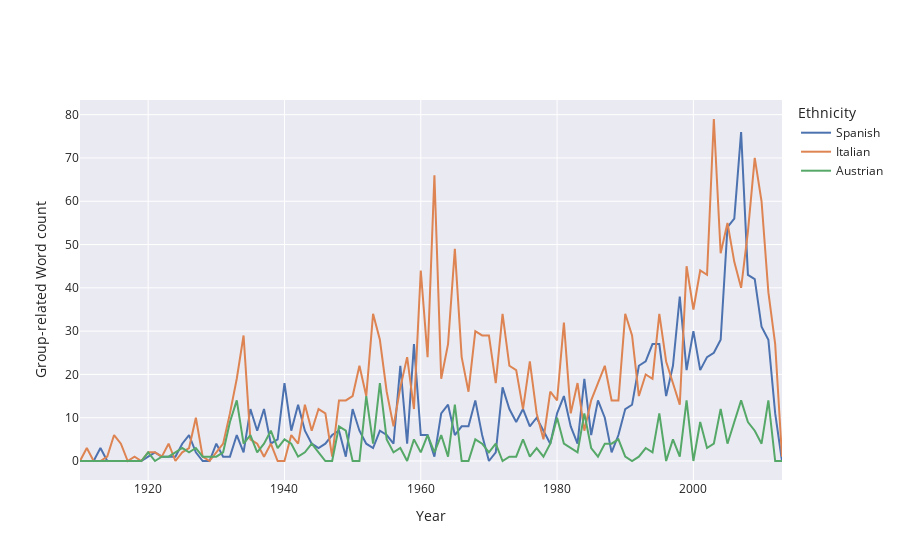

The notebook cell saved with this chart:
### Markdown cell above
In the dynamic history of the cinematic industry, the examination of demographic groups representation and their evolution over time serves as a crucial lens through which we can unravel the complex narratives surrounding different historical world event. **In this part we want to explore how well the historical landscape is reflected through the cinematographic representation of nationnalities**. In particular, since the film industry first developed in the western world and our datasets are biased, we are going to look at the data through the lens of American history, with WWI, WWII, the Cold War, the Vietnam War, the Gulf War, and the begining of the War in Afghanistan.

To do this, we first need to define how representation of a certain nationnality is measured. For that, we chose to count the number of occurence of **Adjectives** descrining these demographic groups as well as related **Proper Nouns** in the summaries with respect to the movies's release year.
> With the help of chat GPT, we created lists of **Adjectives** and **Proper Nouns** related to groups of interest, which we completed by hand (EG : ["french", "france", "paris", "lyon", "marseille", "alsace", "provence", "normandy", "verdun", "vichy"] for french representation).
>
> We also did prior lemmatization and part of speech analysis to isolate the **Adjectives** and **Proper Nouns** and optimise the speed of search.

### Code cell
ethnicities=['Spanish','Italian','Austrian']
fig = plot_occurrences(all_counts_by_period, ethnicities)

fig.show()

#fig_json = fig.to_json()

#with open('figures/ethnicity-representation0.json', 'w') as json_file:
#   json.dump(json.loads(fig_json), json_file, indent=4)

### Figure 1 — Plotly figure (JSON) as saved in the notebook; plotly's stock layout.template omitted (floating-point values rounded to 4 significant figures; data arrays with more than 128 entries replaced by an {"elided": "..."} marker saying what was removed)
{"data": [{"mode": "lines", "name": "Spanish", "type": "scatter", "x": {"elided": "312 int values"}, "y": [0, 0, 0, 3, 0, 0, 0, 0, 0, 0, 1, 2, 1, 1, 1, 4, 6, 2, 0, 0, 4, 1, 1, 6, 2, 12, 7, 12, 4, 5, 18, 7, 13, 7, 4, 3, 4, 6, 7, 1, 12, 7, 4, 3, 7, 6, 4, 22, 4, 27, 6, 6, 1, 11, 13, 6, 8, 8, 14, 6, 0, 2, 17, 12, 9, 12, 8, 10, 7, 4, 11, 15, 8, 4, 19, 6, 14, 10, 2, 6, 12, 13, 22, 23, 27, 27, 15, 22, 38, 21, 30, 21, 24, 25, 28, 54, 56, 76, 43, 42, 31, 28, 11, 0]}, {"mode": "lines", "name": "Italian", "type": "scatter", "x": {"elided": "312 int values"}, "y": [0, 3, 0, 0, 1, 6, 4, 0, 1, 0, 2, 2, 1, 4, 0, 2, 3, 10, 1, 0, 2, 4, 11, 19, 29, 5, 4, 1, 4, 0, 0, 6, 4, 13, 7, 12, 11, 1, 14, 14, 15, 22, 15, 34, 28, 16, 8, 17, 24, 12, 44, 24, 66, 19, 27, 49, 24, 16, 30, 29, 29, 18, 34, 22, 21, 12, 23, 11, 5, 16, 14, 32, 11, 18, 7, 14, 18, 22, 14, 14, 34, 29, 15, 20, 19, 34, 23, 18, 13, 45, 35, 44, 43, 79, 48, 55, 46, 40, 53, 70, 60, 39, 27, 1]}, {"mode": "lines", "name": "Austrian", "type": "scatter", "x": {"elided": "312 int values"}, "y": [0, 0, 0, 0, 0, 0, 0, 0, 0, 0, 2, 0, 1, 1, 2, 3, 2, 3, 1, 1, 1, 2, 9, 14, 4, 6, 2, 4, 7, 3, 5, 4, 1, 2, 4, 2, 0, 0, 8, 7, 0, 0, 15, 4, 18, 5, 2, 3, 0, 5, 2, 6, 2, 6, 1, 13, 0, 0, 5, 4, 2, 4, 0, 1, 1, 5, 1, 3, 1, 4, 10, 4, 3, 2, 11, 3, 1, 4, 4, 5, 1, 0, 1, 3, 2, 11, 0, 5, 1, 14, 0, 9, 3, 4, 12, 4, 9, 14, 9, 7, 4, 14, 0, 0]}], "layout": {"legend": {"title": {"text": "Ethnicity"}}, "xaxis": {"title": {"text": "Year"}}, "yaxis": {"title": {"text": "Group-related Word count"}}}}
